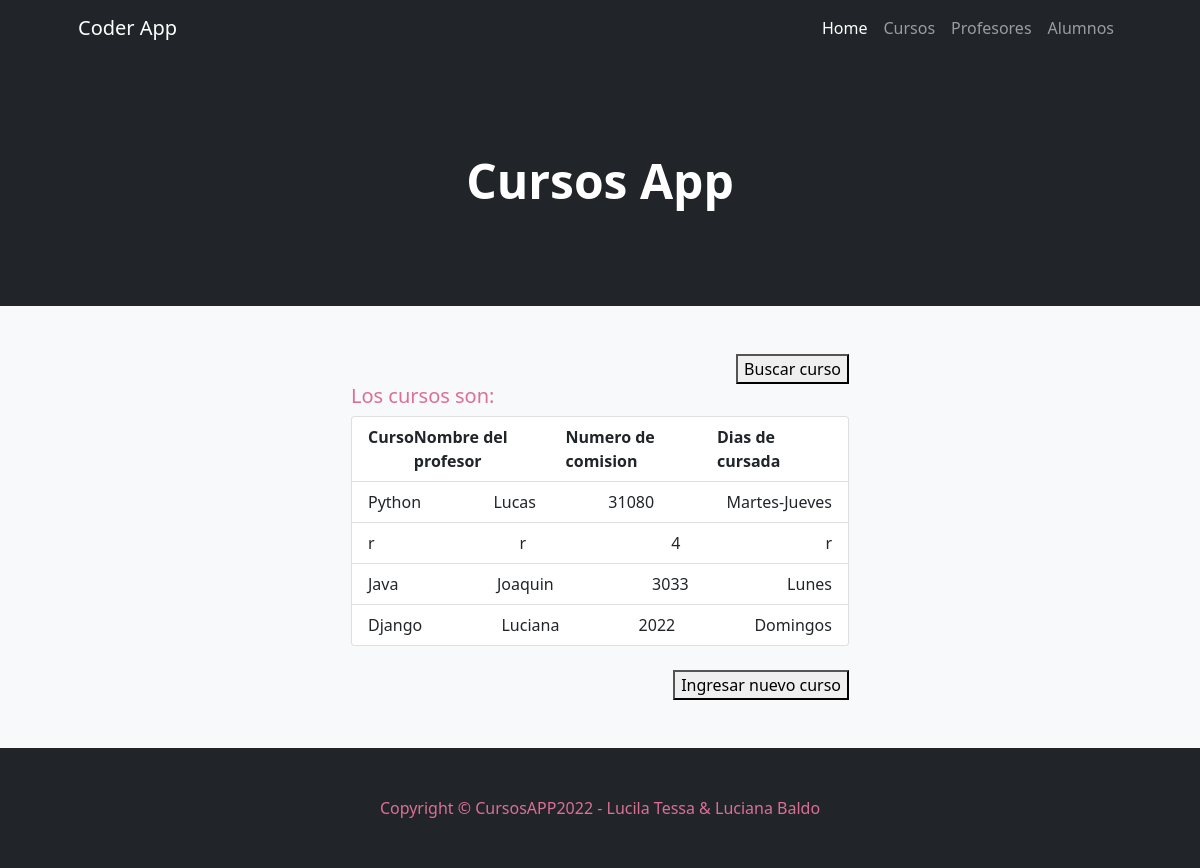
Screenshot of /cursosapp/cursos/ with the database file from the repository.
### cursosapp/models.py (models this page shows)
class Curso(models.Model):
    nombrecurso = models.CharField("Nombre del Curso", max_length=30)
    profesor = models.CharField("Nombre del Profesor", max_length=30)
    comision = models.PositiveIntegerField("Comision")
    diascurso = models.CharField("Dias de cursada", max_length=30)

### cursosapp/views.py (the view)
# urls.py: path('cursos/', cursos, name="cursos" ),
def cursos(request):
    cursos = Curso.objects.all()
    return render(request, "cursosapp/cursos.html", {"cursos": cursos})

### cursosapp/templates/cursosapp/cursos.html (shortened to what this page needs)
{% extends 'cursosapp/base.html' %}
{% load static %}
{% block contenidoPagina %}
        <section class="bg-light py-5">
            <div class="container px-5" >
                <div class="row gx-5 justify-content-center">
                    <div class="col-lg-6">
                        <div style="text-align:right">
                            <a href="/cursosapp/buscar_curso/"><button>Buscar curso</button></a>
                       </div>
                        <h5 style="color: palevioletred" >Los cursos son:</h5>
                            <ul class="list-group list-group">
                                <li class="list-group-item d-flex justify-content-between align-items-start">
                                    <b>Curso</b>
                                    <b>Nombre del profesor</b>
                                    <b>Numero de comision</b>
                                    <b>Dias de cursada</b>
                                </li>
                                {% for curso in cursos %}
                                <li class="list-group-item d-flex justify-content-between align-items-start">
                                     <span >{{curso.nombrecurso}}</span>
                                     <span >{{curso.profesor}}</span>
                                     <span >{{curso.comision}}</span>
                                     <span >{{curso.diascurso}}</span>
                                </li>
                            {% endfor %}
                            </ul>
                            <br>
                                <div style="text-align:right">
                                     <a href="/cursosapp/crear_curso/"><button>Ingresar nuevo curso</button></a>
                                </div>
                    </div>
                </div>
            </div>
        </section>
        {% endblock %}

### cursosapp/templates/cursosapp/base.html (shortened to what this page needs)
{% load static %}
<!DOCTYPE html>
<html lang="en">
    <head>
        <link href="https://cdn.jsdelivr.net/npm/bootstrap-icons@1.4.1/font/bootstrap-icons.css" rel="stylesheet" />
        <link href="{% static 'css/styles.css' %}" rel="stylesheet" />
    </head>
    <body>
        <nav class="navbar navbar-expand-lg navbar-dark bg-dark">
            <div class="container px-5">
                <a class="navbar-brand" href="#!">Coder App</a>
                <div class="collapse navbar-collapse" id="navbarSupportedContent">
                    <ul class="navbar-nav ms-auto mb-2 mb-lg-0">
                        <li class="nav-item"><a class="nav-link active" aria-current="page" href="/cursosapp/">Home</a></li>
                        <li class="nav-item"><a class="nav-link" href="/cursosapp/cursos/">Cursos</a></li>
                        <li class="nav-item"><a class="nav-link" href="/cursosapp/profesores/">Profesores</a></li>
                        <li class="nav-item"><a class="nav-link" href="/cursosapp/alumnos/">Alumnos</a></li>
                    </ul>
                </div>
            </div>
        </nav>
        <header class="bg-dark py-5">
            <div class="container px-5">
                <div class="row gx-5 justify-content-center">
                    <div class="col-lg-6">
                        <div class="text-center my-5">
                            <h1 class="display-5 fw-bolder text-white mb-2">Cursos App</h1>
                        </div>
                    </div>
                </div>
            </div>
        </header>
        {% block contenidoPagina %}
        {% endblock %}
        <footer class="py-5 bg-dark">
            <div class="container px-5"><p style="color: palevioletred" class="m-0 text-center">Copyright &copy; CursosAPP2022 - Lucila Tessa & Luciana Baldo</p></div>
        </footer>
    </body>
</html>

### rows the page displays
Curso: nombrecurso "Python", profesor "Lucas", comision "31080", diascurso "Martes-Jueves"
Curso: nombrecurso "r", profesor "r", comision "4", diascurso "r"
Curso: nombrecurso "Java", profesor "Joaquin", comision "3033", diascurso "Lunes"
Curso: nombrecurso "Django", profesor "Luciana", comision "2022", diascurso "Domingos"
